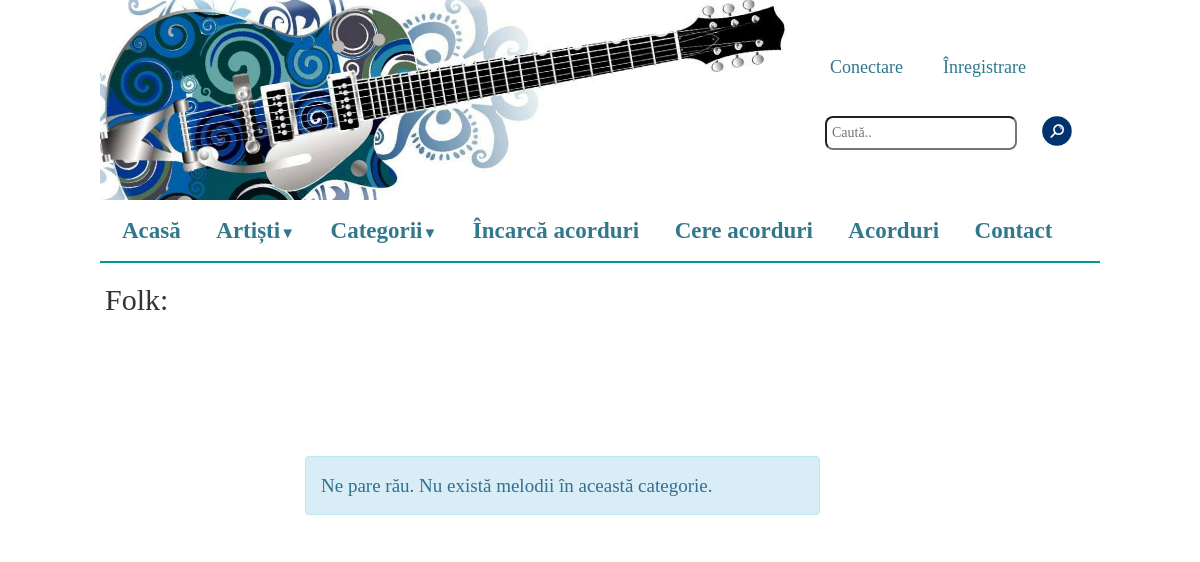
Before: /index.php?category=Folk with the older database file.
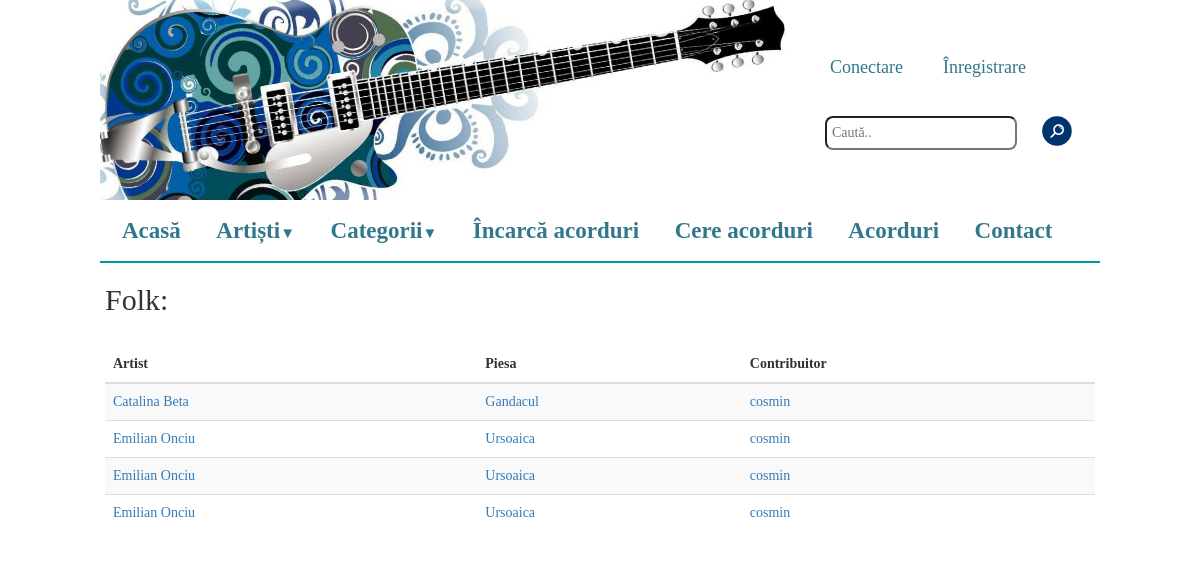
After: the same page with the newer database file.
### tables this page shows
CREATE TABLE IF NOT EXISTS `melodii` (
  `id` int(11) NOT NULL AUTO_INCREMENT,
  `artist` varchar(100) NOT NULL,
  `titlu` varchar(100) NOT NULL,
  `cale_tmp` varchar(200) DEFAULT NULL,
  `cale` varchar(200) DEFAULT NULL,
  `categorie` varchar(200) NOT NULL,
  `uploader` varchar(200) NOT NULL,
  `plus` int(11) NOT NULL,
  `minus` int(11) NOT NULL,
  `comments_path` varchar(200) NOT NULL,
  PRIMARY KEY (`id`)
);

### includes/functions.php (called while the page is built, shortened)
<?php
function get_songs_by_category($category) {
    $result = mysql_query("SELECT * FROM melodii WHERE categorie='$category' and cale is not NULL order by artist, titlu");
    $songs = array();
    while($p = mysql_fetch_array($result)){
        $songs[] = $p;
    }
    return $songs;
}
?>

### pages/category.php (the view)
<?php
    if(isset($_GET['category'])) {
        $category = $_GET['category'];
        print "<h2>$category:</h2><br/>";
        $songs = get_songs_by_category($category);
        if (count($songs) == 0) {
            print "<div class='alert alert-info' style='font-size:19px;width:515px;margin-left:200px;margin-top:110px'>Ne pare rău. Nu există melodii în această categorie.</div>";
        } else {
?>
<table class="table table-striped">
    <thead>
		<tr>
			<th>Artist</th>
			<th>Piesa</th>
			<th>Contribuitor</th>
		</tr>
	</thead>
	<tbody>
		<?php
			foreach ($songs as $sg){
		?>
		<tr>
			<td><?php print "<a href=\"index.php?artist=".$sg['artist']."\">".$sg['artist']."</a>";?></td>
			<td><?php print "<a href=\"index.php?song=".$sg['id']."\">".$sg['titlu']."</a>";?></td>
			<td><a href="index.php?user_uploads=1&username=<?php echo $sg['uploader']; ?>"><?php print $sg['uploader'];?></a></td>
		</tr>
		<?php
			}
		?>
	</tbody>
</table>
<?php
        }
    }
?>

Changed rows visible on the page:
added melodii: artist "Catalina Beta", titlu "Gandacul", uploader "cosmin"
added melodii: artist "Emilian Onciu", titlu "Ursoaica", uploader "cosmin"
added melodii: artist "Emilian Onciu", titlu "Ursoaica", uploader "cosmin"
added melodii: artist "Emilian Onciu", titlu "Ursoaica", uploader "cosmin"
Other visible differences:
text no longer shown: "Ne pare rău. Nu există melodii în această categorie."
text now shown: "Artist Piesa Contribuitor"
